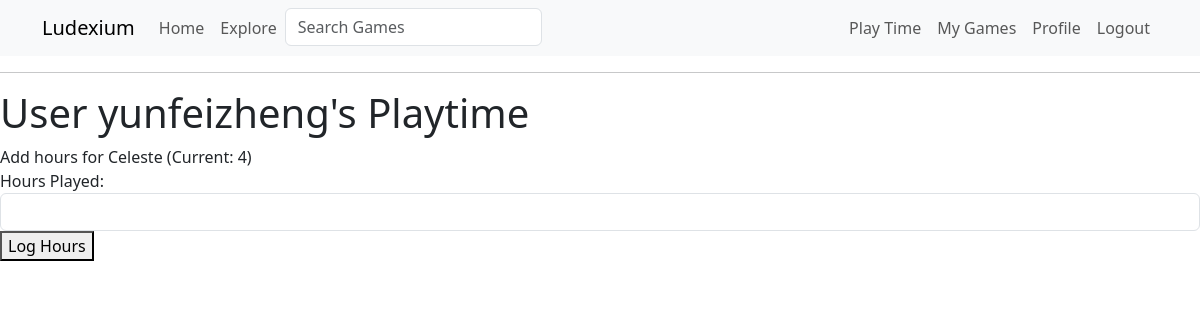
The app's page /playtime/yunfeizheng (signed in) with its own data.
### app/models.py (models this page shows, shortened)
class User(UserMixin, db.Model):
    id: so.Mapped[int] = so.mapped_column(primary_key=True)
    username: so.Mapped[str] = so.mapped_column(sa.String(64), index=True, unique=True)
    email: so.Mapped[str] = so.mapped_column(sa.String(120), index=True, unique=True)
    password_hash: so.Mapped[Optional[str]] = so.mapped_column(sa.String(256))
    about_me: so.Mapped[Optional[str]] = so.mapped_column(sa.String(140))
    last_seen: so.Mapped[Optional[datetime]] = so.mapped_column(default=lambda: datetime.now(timezone.utc))
    played_games: so.WriteOnlyMapped[Play] = so.relationship('Play', back_populates='user', lazy='dynamic')
    posts: so.WriteOnlyMapped['Post'] = so.relationship(back_populates='author')
    following: so.WriteOnlyMapped['User'] = so.relationship(
        secondary=followers, primaryjoin=(followers.c.follower_id == id),
        secondaryjoin=(followers.c.followed_id == id),
        back_populates='followers')
    followers: so.WriteOnlyMapped['User'] = so.relationship(
        secondary=followers, primaryjoin=(followers.c.followed_id == id),
        secondaryjoin=(followers.c.follower_id == id),
        back_populates='following')
    def played_games_count(self):
        query = sa.select(sa.func.count()).select_from(
            self.played_games.select().subquery())
        return db.session.scalar(query)
    def played_games_play(self):
        query = self.played_games.select()
        return db.session.scalars(query)

class Play(db.Model):
    user_id: so.Mapped[int] = so.mapped_column(sa.Integer, sa.ForeignKey('user.id'), primary_key=True)
    game_id: so.Mapped[int] = so.mapped_column(sa.Integer, sa.ForeignKey('game.id'), primary_key=True)
    hours_played: so.Mapped[Optional[int]] = so.mapped_column(sa.Integer, default=0)
    user: so.Mapped['User'] = so.relationship('User', back_populates='played_games')
    game: so.Mapped['Game'] = so.relationship('Game', back_populates='players')

class Game(db.Model):
    id: so.Mapped[int] = so.mapped_column(primary_key=True, unique=True)
    name: so.Mapped[str] = so.mapped_column(sa.String(256))
    igdb_url: so.Mapped[str] = so.mapped_column(sa.String(256))
    image_url: so.Mapped[Optional[str]] = so.mapped_column(sa.String(256))
    release_year: so.Mapped[Optional[int]] = so.mapped_column(sa.Integer)
    players: so.WriteOnlyMapped[Play] = so.relationship('Play', back_populates='game', lazy='dynamic')

### app/routes.py (the view)
@app.route('/playtime/<username>')
@login_required
def playtime(username):
    user = db.first_or_404(sa.select(User).where(User.username == username))
    form = HoursPlayedForm()
    return render_template('playtime.html', user=user, form=form)

### app/forms.py
class SearchForm(FlaskForm):
    q = StringField('Search Games', validators=[DataRequired()])
    def __init__(self, *args, **kwargs):
        if 'formdata' not in kwargs:
            kwargs['formdata'] = request.args
        if 'meta' not in kwargs:
            kwargs['meta'] = {'csrf': False}
        super(SearchForm, self).__init__(*args, **kwargs)

class HoursPlayedForm(FlaskForm):
    hours_played = IntegerField('Hours Played',
        validators=[InputRequired(), NumberRange(min=0, message="Hours must be a non-negative integer.")])
    submit = SubmitField('Log Hours')

### app/models.py (called while the page is built)
@login.user_loader
def load_user(id):
    return db.session.get(User, int(id))

### app/routes.py (called while the page is built)
@app.before_request
def before_request():
    if current_user.is_authenticated:
        current_user.last_seen = datetime.now(timezone.utc)
        g.search_form = SearchForm()
        db.session.commit()

### app/templates/playtime.html (shortened to what this page needs)
{% extends "base.html" %}
{% block content %}
<h1>User {{ user.username }}'s Playtime</h1>
{% if user.played_games_count() == 0 %}
<p>This user hasn't added any games to their Game List yet.</p>
{% else %}
{% for play in user.played_games_play() %}
    Add hours for {{ play.game.name }} (Current: {{ play.hours_played }})
    <form method="POST" action="{{ url_for('log_hours', user_id=play.user_id, game_id=play.game_id) }}">
        <div>
            <label for="hours_played">Hours Played:</label>
            {{ form.hours_played(class="form-control", type="number", step="1") }}
        </div>
        <div>
            <button type="submit">{{ form.submit.label }}</button>
        </div>
    </form>
{% endfor %}
{% endif %}
{% endblock %}

### records on screen
User: username "yunfeizheng"
Play: game.name "Celeste", hours_played "4", submit.label "Log Hours"
